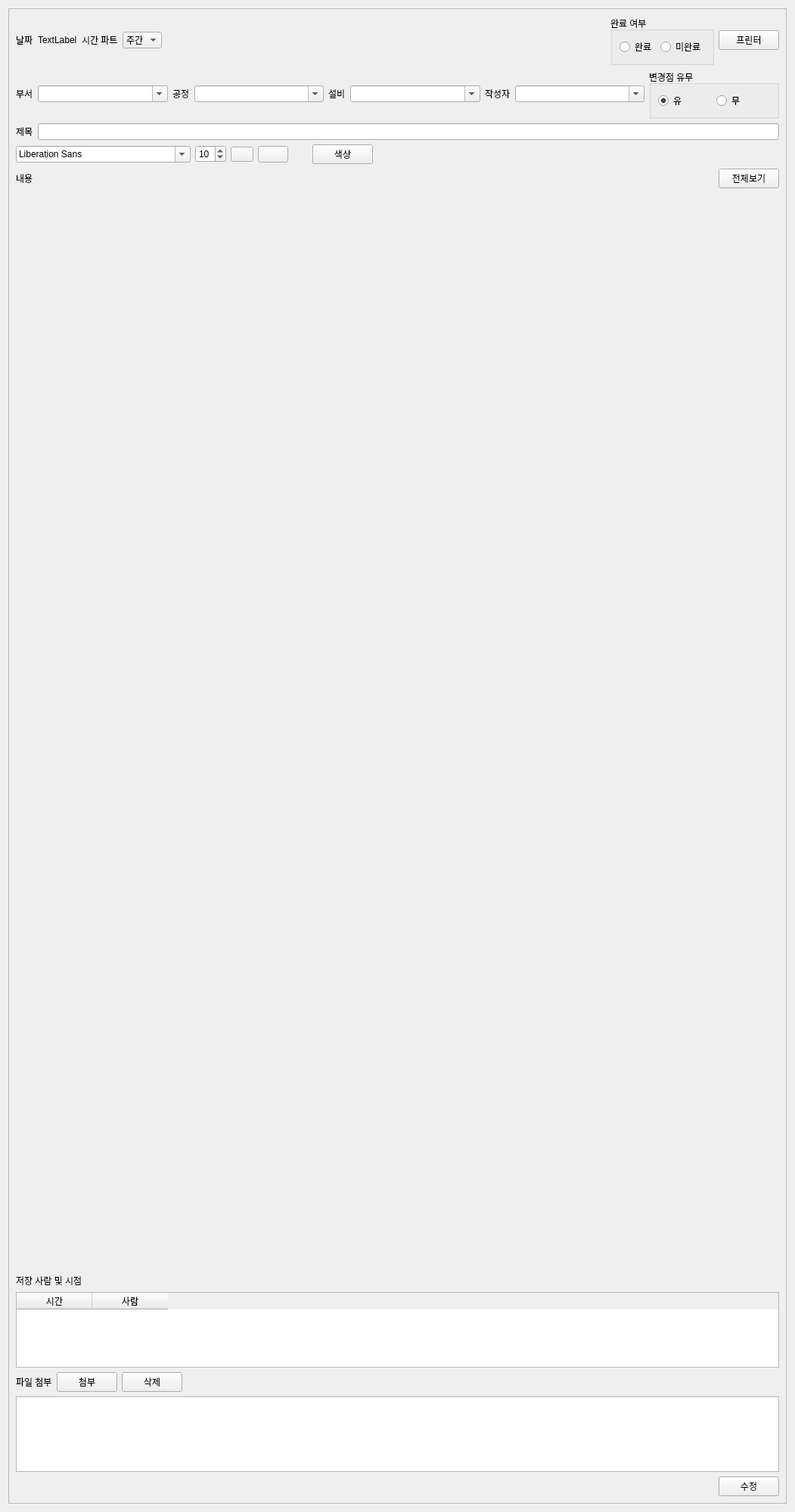
<?xml version="1.0" encoding="UTF-8"?>
<ui version="4.0">
 <class>EIS_listview_item</class>
 <widget class="QWidget" name="EIS_listview_item">
  <property name="geometry">
   <rect>
    <x>0</x>
    <y>0</y>
    <width>1051</width>
    <height>2000</height>
   </rect>
  </property>
  <property name="windowTitle">
   <string>Form</string>
  </property>
  <layout class="QGridLayout" name="gridLayout">
   <item row="0" column="0">
    <widget class="QScrollArea" name="scrollArea">
     <property name="verticalScrollBarPolicy">
      <enum>Qt::ScrollBarAsNeeded</enum>
     </property>
     <property name="horizontalScrollBarPolicy">
      <enum>Qt::ScrollBarAsNeeded</enum>
     </property>
     <property name="widgetResizable">
      <bool>true</bool>
     </property>
     <widget class="QWidget" name="scrollAreaWidgetContents">
      <property name="geometry">
       <rect>
        <x>0</x>
        <y>0</y>
        <width>1031</width>
        <height>1980</height>
       </rect>
      </property>
      <layout class="QGridLayout" name="gridLayout_4">
       <item row="12" column="0">
        <widget class="QWidget" name="widget" native="true">
         <property name="minimumSize">
          <size>
           <width>0</width>
           <height>0</height>
          </size>
         </property>
         <layout class="QGridLayout" name="gridLayout_6">
          <item row="0" column="0">
           <layout class="QGridLayout" name="layout_content"/>
          </item>
         </layout>
        </widget>
       </item>
       <item row="15" column="0">
        <layout class="QHBoxLayout" name="horizontalLayout_7">
         <item>
          <widget class="QLabel" name="label_25">
           <property name="sizePolicy">
            <sizepolicy hsizetype="Maximum" vsizetype="Maximum">
             <horstretch>0</horstretch>
             <verstretch>0</verstretch>
            </sizepolicy>
           </property>
           <property name="text">
            <string>파일 첨부</string>
           </property>
          </widget>
         </item>
         <item>
          <widget class="QPushButton" name="attach_btn">
           <property name="sizePolicy">
            <sizepolicy hsizetype="Maximum" vsizetype="Fixed">
             <horstretch>0</horstretch>
             <verstretch>0</verstretch>
            </sizepolicy>
           </property>
           <property name="text">
            <string>첨부</string>
           </property>
          </widget>
         </item>
         <item>
          <widget class="QPushButton" name="attach_remove_btn">
           <property name="text">
            <string>삭제</string>
           </property>
          </widget>
         </item>
         <item>
          <spacer name="horizontalSpacer_3">
           <property name="orientation">
            <enum>Qt::Horizontal</enum>
           </property>
           <property name="sizeHint" stdset="0">
            <size>
             <width>40</width>
             <height>20</height>
            </size>
           </property>
          </spacer>
         </item>
        </layout>
       </item>
       <item row="13" column="0">
        <widget class="QLabel" name="label_14">
         <property name="sizePolicy">
          <sizepolicy hsizetype="Preferred" vsizetype="Maximum">
           <horstretch>0</horstretch>
           <verstretch>0</verstretch>
          </sizepolicy>
         </property>
         <property name="text">
          <string>저장 사람 및 시점 </string>
         </property>
        </widget>
       </item>
       <item row="17" column="0">
        <layout class="QHBoxLayout" name="horizontalLayout_4">
         <item>
          <spacer name="horizontalSpacer">
           <property name="orientation">
            <enum>Qt::Horizontal</enum>
           </property>
           <property name="sizeHint" stdset="0">
            <size>
             <width>40</width>
             <height>20</height>
            </size>
           </property>
          </spacer>
         </item>
         <item>
          <widget class="QPushButton" name="modify_button">
           <property name="text">
            <string>수정</string>
           </property>
          </widget>
         </item>
        </layout>
       </item>
       <item row="0" column="0">
        <layout class="QHBoxLayout" name="horizontalLayout">
         <item>
          <widget class="QLabel" name="label">
           <property name="sizePolicy">
            <sizepolicy hsizetype="Preferred" vsizetype="Maximum">
             <horstretch>0</horstretch>
             <verstretch>0</verstretch>
            </sizepolicy>
           </property>
           <property name="text">
            <string>날짜</string>
           </property>
          </widget>
         </item>
         <item>
          <widget class="QLabel" name="current_time">
           <property name="sizePolicy">
            <sizepolicy hsizetype="Preferred" vsizetype="Maximum">
             <horstretch>0</horstretch>
             <verstretch>0</verstretch>
            </sizepolicy>
           </property>
           <property name="text">
            <string>TextLabel</string>
           </property>
          </widget>
         </item>
         <item>
          <widget class="QLabel" name="label_9">
           <property name="sizePolicy">
            <sizepolicy hsizetype="Preferred" vsizetype="Maximum">
             <horstretch>0</horstretch>
             <verstretch>0</verstretch>
            </sizepolicy>
           </property>
           <property name="text">
            <string>시간 파트</string>
           </property>
          </widget>
         </item>
         <item>
          <widget class="QComboBox" name="select_part_time">
           <item>
            <property name="text">
             <string>주간</string>
            </property>
           </item>
           <item>
            <property name="text">
             <string>야간</string>
            </property>
           </item>
          </widget>
         </item>
         <item>
          <spacer name="horizontalSpacer_14">
           <property name="orientation">
            <enum>Qt::Horizontal</enum>
           </property>
           <property name="sizeHint" stdset="0">
            <size>
             <width>40</width>
             <height>20</height>
            </size>
           </property>
          </spacer>
         </item>
         <item>
          <widget class="QGroupBox" name="groupBox_2">
           <property name="sizePolicy">
            <sizepolicy hsizetype="Preferred" vsizetype="Maximum">
             <horstretch>0</horstretch>
             <verstretch>0</verstretch>
            </sizepolicy>
           </property>
           <property name="title">
            <string>완료 여부</string>
           </property>
           <layout class="QGridLayout" name="gridLayout_2">
            <item row="0" column="0">
             <widget class="QRadioButton" name="complete">
              <property name="text">
               <string>완료</string>
              </property>
             </widget>
            </item>
            <item row="0" column="1">
             <widget class="QRadioButton" name="no_complete">
              <property name="text">
               <string>미완료</string>
              </property>
             </widget>
            </item>
           </layout>
          </widget>
         </item>
         <item>
          <widget class="QPushButton" name="print_button">
           <property name="text">
            <string>프린터</string>
           </property>
          </widget>
         </item>
        </layout>
       </item>
       <item row="5" column="0">
        <layout class="QHBoxLayout" name="horizontalLayout_20">
         <item>
          <widget class="QLabel" name="label_8">
           <property name="sizePolicy">
            <sizepolicy hsizetype="Preferred" vsizetype="Maximum">
             <horstretch>0</horstretch>
             <verstretch>0</verstretch>
            </sizepolicy>
           </property>
           <property name="text">
            <string>제목</string>
           </property>
          </widget>
         </item>
         <item>
          <widget class="QLineEdit" name="document_name">
           <property name="readOnly">
            <bool>true</bool>
           </property>
          </widget>
         </item>
        </layout>
       </item>
       <item row="1" column="0">
        <layout class="QHBoxLayout" name="horizontalLayout_13">
         <item>
          <widget class="QLabel" name="label_16">
           <property name="sizePolicy">
            <sizepolicy hsizetype="Maximum" vsizetype="Maximum">
             <horstretch>0</horstretch>
             <verstretch>0</verstretch>
            </sizepolicy>
           </property>
           <property name="text">
            <string>부서</string>
           </property>
          </widget>
         </item>
         <item>
          <widget class="QComboBox" name="select_team">
           <property name="editable">
            <bool>true</bool>
           </property>
          </widget>
         </item>
         <item>
          <widget class="QLabel" name="label_5">
           <property name="sizePolicy">
            <sizepolicy hsizetype="Maximum" vsizetype="Maximum">
             <horstretch>0</horstretch>
             <verstretch>0</verstretch>
            </sizepolicy>
           </property>
           <property name="text">
            <string>공정</string>
           </property>
          </widget>
         </item>
         <item>
          <widget class="QComboBox" name="select_process">
           <property name="editable">
            <bool>true</bool>
           </property>
          </widget>
         </item>
         <item>
          <widget class="QLabel" name="label_6">
           <property name="sizePolicy">
            <sizepolicy hsizetype="Maximum" vsizetype="Maximum">
             <horstretch>0</horstretch>
             <verstretch>0</verstretch>
            </sizepolicy>
           </property>
           <property name="text">
            <string>설비</string>
           </property>
          </widget>
         </item>
         <item>
          <widget class="QComboBox" name="select_facilities">
           <property name="editable">
            <bool>true</bool>
           </property>
          </widget>
         </item>
         <item>
          <widget class="QLabel" name="label_7">
           <property name="sizePolicy">
            <sizepolicy hsizetype="Maximum" vsizetype="Maximum">
             <horstretch>0</horstretch>
             <verstretch>0</verstretch>
            </sizepolicy>
           </property>
           <property name="text">
            <string>작성자</string>
           </property>
          </widget>
         </item>
         <item>
          <widget class="QComboBox" name="select_name">
           <property name="editable">
            <bool>true</bool>
           </property>
          </widget>
         </item>
         <item>
          <widget class="QGroupBox" name="groupBox">
           <property name="sizePolicy">
            <sizepolicy hsizetype="Preferred" vsizetype="Maximum">
             <horstretch>0</horstretch>
             <verstretch>0</verstretch>
            </sizepolicy>
           </property>
           <property name="title">
            <string>변경점 유무</string>
           </property>
           <property name="flat">
            <bool>false</bool>
           </property>
           <property name="checkable">
            <bool>false</bool>
           </property>
           <layout class="QHBoxLayout" name="horizontalLayout_3">
            <item>
             <widget class="QRadioButton" name="radio_btn_change_exist">
              <property name="text">
               <string>유</string>
              </property>
              <property name="checked">
               <bool>true</bool>
              </property>
             </widget>
            </item>
            <item>
             <widget class="QRadioButton" name="radio_btn_change_none">
              <property name="text">
               <string>무</string>
              </property>
              <property name="checked">
               <bool>false</bool>
              </property>
             </widget>
            </item>
           </layout>
          </widget>
         </item>
        </layout>
       </item>
       <item row="8" column="0">
        <layout class="QHBoxLayout" name="font_layout">
         <property name="sizeConstraint">
          <enum>QLayout::SetDefaultConstraint</enum>
         </property>
         <item>
          <widget class="QFontComboBox" name="font_type">
           <property name="sizePolicy">
            <sizepolicy hsizetype="Maximum" vsizetype="Fixed">
             <horstretch>0</horstretch>
             <verstretch>0</verstretch>
            </sizepolicy>
           </property>
           <property name="frame">
            <bool>true</bool>
           </property>
          </widget>
         </item>
         <item>
          <widget class="QSpinBox" name="fontsize">
           <property name="sizePolicy">
            <sizepolicy hsizetype="Maximum" vsizetype="Fixed">
             <horstretch>0</horstretch>
             <verstretch>0</verstretch>
            </sizepolicy>
           </property>
           <property name="maximum">
            <number>50</number>
           </property>
           <property name="value">
            <number>10</number>
           </property>
          </widget>
         </item>
         <item>
          <widget class="QPushButton" name="Bold_btn">
           <property name="sizePolicy">
            <sizepolicy hsizetype="Maximum" vsizetype="Fixed">
             <horstretch>0</horstretch>
             <verstretch>0</verstretch>
            </sizepolicy>
           </property>
           <property name="minimumSize">
            <size>
             <width>20</width>
             <height>20</height>
            </size>
           </property>
           <property name="maximumSize">
            <size>
             <width>30</width>
             <height>20</height>
            </size>
           </property>
           <property name="styleSheet">
            <string notr="true">QPushButton{
	border-image: url(:/img/img/Bold_btn_inactivity.png);
}</string>
           </property>
           <property name="text">
            <string/>
           </property>
          </widget>
         </item>
         <item>
          <widget class="QPushButton" name="underline_btn">
           <property name="sizePolicy">
            <sizepolicy hsizetype="Maximum" vsizetype="Fixed">
             <horstretch>0</horstretch>
             <verstretch>0</verstretch>
            </sizepolicy>
           </property>
           <property name="minimumSize">
            <size>
             <width>30</width>
             <height>20</height>
            </size>
           </property>
           <property name="styleSheet">
            <string notr="true">QPushButton{
	border-image: url(:/img/img/under_line_inactivity.png);
}</string>
           </property>
           <property name="text">
            <string/>
           </property>
          </widget>
         </item>
         <item>
          <widget class="QLabel" name="now_color">
           <property name="sizePolicy">
            <sizepolicy hsizetype="Maximum" vsizetype="Maximum">
             <horstretch>0</horstretch>
             <verstretch>0</verstretch>
            </sizepolicy>
           </property>
           <property name="minimumSize">
            <size>
             <width>20</width>
             <height>0</height>
            </size>
           </property>
           <property name="text">
            <string>    </string>
           </property>
          </widget>
         </item>
         <item>
          <widget class="QPushButton" name="color_dialog">
           <property name="text">
            <string>색상</string>
           </property>
          </widget>
         </item>
         <item>
          <spacer name="horizontalSpacer_5">
           <property name="orientation">
            <enum>Qt::Horizontal</enum>
           </property>
           <property name="sizeHint" stdset="0">
            <size>
             <width>40</width>
             <height>20</height>
            </size>
           </property>
          </spacer>
         </item>
        </layout>
       </item>
       <item row="16" column="0">
        <widget class="QListView" name="attach_listview">
         <property name="maximumSize">
          <size>
           <width>16777215</width>
           <height>100</height>
          </size>
         </property>
         <property name="editTriggers">
          <set>QAbstractItemView::NoEditTriggers</set>
         </property>
        </widget>
       </item>
       <item row="14" column="0">
        <widget class="QTableWidget" name="table_save_histroy">
         <property name="maximumSize">
          <size>
           <width>16777215</width>
           <height>100</height>
          </size>
         </property>
         <column>
          <property name="text">
           <string>시간</string>
          </property>
         </column>
         <column>
          <property name="text">
           <string>사람</string>
          </property>
         </column>
        </widget>
       </item>
       <item row="9" column="0">
        <layout class="QHBoxLayout" name="horizontalLayout_2">
         <item>
          <widget class="QLabel" name="content_label">
           <property name="sizePolicy">
            <sizepolicy hsizetype="Maximum" vsizetype="Maximum">
             <horstretch>0</horstretch>
             <verstretch>0</verstretch>
            </sizepolicy>
           </property>
           <property name="text">
            <string>내용</string>
           </property>
          </widget>
         </item>
         <item>
          <spacer name="horizontalSpacer_2">
           <property name="orientation">
            <enum>Qt::Horizontal</enum>
           </property>
           <property name="sizeHint" stdset="0">
            <size>
             <width>40</width>
             <height>20</height>
            </size>
           </property>
          </spacer>
         </item>
         <item>
          <widget class="QPushButton" name="total_view_content">
           <property name="text">
            <string>전체보기</string>
           </property>
          </widget>
         </item>
        </layout>
       </item>
      </layout>
     </widget>
    </widget>
   </item>
  </layout>
 </widget>
 <resources/>
 <connections/>
</ui>
